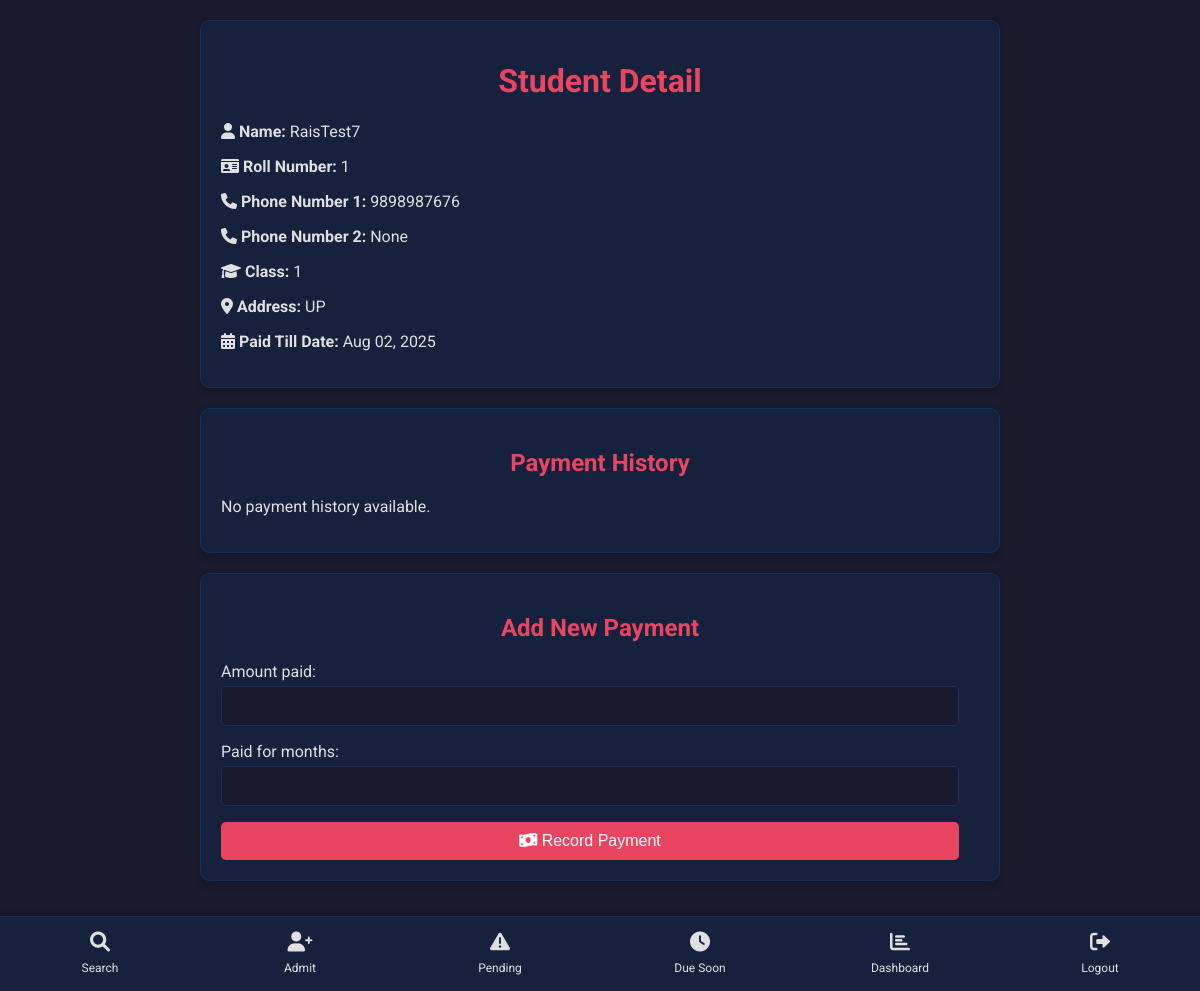
The page /student/1/ (signed in) on the database its author committed.
### students/models.py (models this page shows, shortened)
class Student(models.Model):
    FEES_PERIOD_CHOICES = [
        ('monthly', 'Monthly'),
        ('quarterly', 'Quarterly'),
        ('half_yearly', 'Half-Yearly'),
        ('yearly', 'Yearly'),
    ]
    roll_number = models.BigAutoField(primary_key=True)
    name = models.CharField(max_length=100)
    phone_number1 = models.CharField(max_length=15, blank=True, null=True)
    phone_number2 = models.CharField(max_length=15, blank=True, null=True)
    student_class = models.SmallIntegerField()
    address = models.CharField(max_length=255, blank=True)
    monthly_fee = models.SmallIntegerField(null=False, blank=False, name='monthly_fee', default=0)
    paid_till_date = models.DateField(null=False, blank=False, default=date(1970, 1, 1))
    fees_period = models.CharField(max_length=20, choices=FEES_PERIOD_CHOICES, default='monthly')
    class Meta:
        unique_together = ('name', 'student_class')

### students/views.py (the view)
# urls.py: path('student/<int:roll_number>/', views.student_detail, name='student_detail'),
@login_required
def student_detail(request, roll_number):
    student = get_object_or_404(Student, roll_number=roll_number)
    payments = student.payments.all().order_by('-payment_date')
    if request.method == 'POST':
        payment_form = PaymentForm(request.POST)
        if payment_form.is_valid():
            payment = payment_form.save(commit=False)
            payment.student = student
            payment.payment_date = timezone.now().date()
            payment.save()
            print(f"[DEBUG] Before update: student.paid_till_date = {student.paid_till_date}")
            print(f"[DEBUG] Payment paid_for_months = {payment.paid_for_months}")
            if student.paid_till_date:
                student.paid_till_date += relativedelta(months=payment.paid_for_months)
            else:
                student.paid_till_date = timezone.now().date() + relativedelta(months=payment.paid_for_months)
            student.save()
            print(f"[DEBUG] After update: student.paid_till_date = {student.paid_till_date}")
            return redirect(reverse('student_detail', kwargs={'roll_number': student.roll_number}) + f'?payment_success=True&payment_amount={payment.amount_paid}')
    else:
        payment_form = PaymentForm()
    payment_success = request.GET.get('payment_success', False)
    payment_amount = request.GET.get('payment_amount', 0)
    return render(request, 'students/student_detail.html', {
        'student': student,
        'payments': payments,
        'payment_form': payment_form,
        'payment_success': payment_success,
        'payment_amount': payment_amount
    })

### students/forms.py
class PaymentForm(forms.ModelForm):
    class Meta:
        model = Payment
        fields = ['amount_paid', 'paid_for_months']

### students/templates/students/student_detail.html (shortened to what this page needs)
{% extends 'students/base.html' %}
{% block content %}
<div class="card">
    <h1>Student Detail</h1>
    <p><strong><i class="fas fa-user"></i> Name:</strong> {{ student.name }}</p>
    <p><strong><i class="fas fa-id-card"></i> Roll Number:</strong> {{ student.roll_number }}</p>
    <p><strong><i class="fas fa-phone"></i> Phone Number 1:</strong> {{ student.phone_number1 }}</p>
    <p><strong><i class="fas fa-phone"></i> Phone Number 2:</strong> {{ student.phone_number2 }}</p>
    <p><strong><i class="fas fa-graduation-cap"></i> Class:</strong> {{ student.student_class }}</p>
    <p><strong><i class="fas fa-map-marker-alt"></i> Address:</strong> {{ student.address }}</p>
    <p><strong><i class="fas fa-calendar-alt"></i> Paid Till Date:</strong>
        {% if student.paid_till_date %}
        {{ student.paid_till_date|date:"M d, Y" }}
        {% else %}
        Not Paid Yet
        {% endif %}
    </p>
</div>
<div class="card">
    <h2>Payment History</h2>
    {% if payments %}
    <table>
        <thead>
            <tr>
                <th>Date</th>
                <th>Amount Paid</th>
                <th>Months Covered</th>
            </tr>
        </thead>
        <tbody>
            {% for payment in payments %}
            <tr>
                <td>{{ payment.payment_date|date:"M d, Y" }}</td>
                <td>{{ payment.amount_paid }}</td>
                <td>{{ payment.paid_for_months }}</td>
            </tr>
            {% endfor %}
        </tbody>
    </table>
    {% else %}
    <p>No payment history available.</p>
    {% endif %}
</div>
<div class="card">
    <h2>Add New Payment</h2>
    <form method="post">
        {{ payment_form.as_p }}
        <button type="submit"><i class="fas fa-money-bill-wave"></i> Record Payment</button>
    </form>
</div>
{% endblock content %}

### students/templates/students/base.html (style rules this page uses)
:root { --background-dark: #1a1a2e; --card-dark: #16213e; --accent-pink: #e94560; --accent-blue: #0f3460; --text-light: #e0e0e0; --text-muted: #a0a0a0; --border-color: #0f3460; }
body { font-family: "Roboto", sans-serif; background-color: var(--background-dark); color: var(--text-light); margin: 0; padding-bottom: 70px; box-sizing: border-box; }
.card { background-color: var(--card-dark); border-radius: 10px; padding: 20px; margin-bottom: 20px; box-shadow: 0 4px 8px rgba(0, 0, 0, 0.2); border: 1px solid var(--border-color); }
h1, h2, h3, h4, h5, h6 { color: var(--accent-pink); text-align: center; }
label { display: block; margin-bottom: 5px; color: var(--text-light); }
input[type="text"], input[type="number"], input[type="date"], input[type="password"] { width: calc(100% - 20px); padding: 10px; border-radius: 5px; border: 1px solid var(--border-color); background-color: var(--background-dark); color: var(--text-light); font-size: 16px; box-sizing: border-box; }
button, .btn { background-color: var(--accent-pink); color: white; padding: 10px 15px; border: none; border-radius: 5px; cursor: pointer; font-size: 16px; text-decoration: none; display: inline-block; text-align: center; width: calc(100% - 20px); box-sizing: border-box; }

### rows shown on the page
Student: name "RaisTest7", roll_number "1", phone_number1 "9898987676", phone_number2 "None", student_class "1", address "UP", paid_till_date "Aug 02, 2025"
